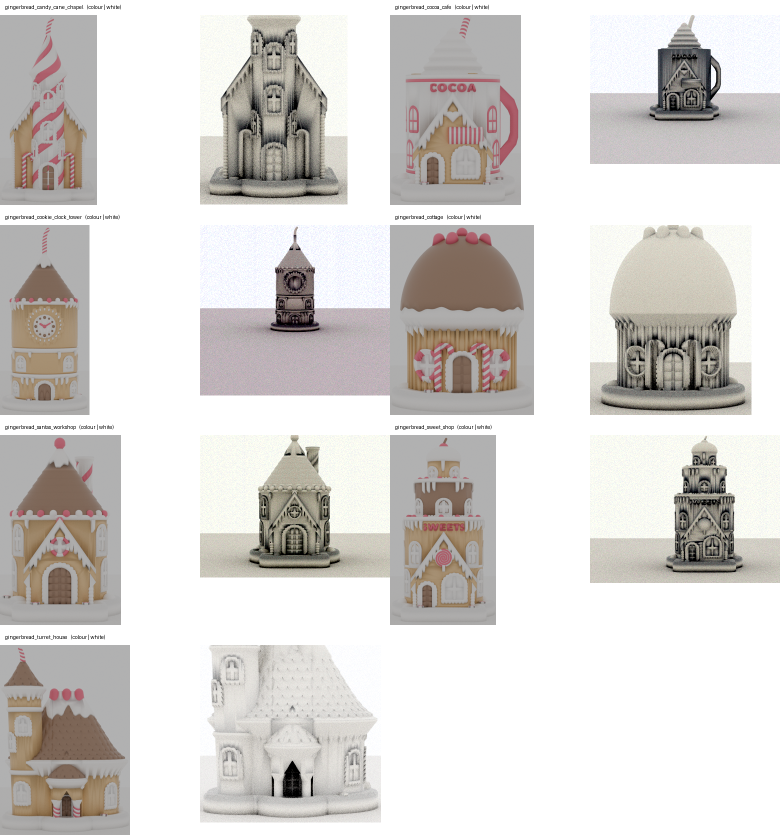
#> input picture openscad_models/christmas_village/listings/white_check/gingerbread_colour_vs_white.png, 1560 x 1680 px (shown at 1/2 size)
$ python -i final_cdn_cleanup.py   (imports and definitions only)
#> lines starting #> are read from the running program, lines starting #| are printed output that depends on the picture
#!/usr/bin/env python3
"""
Final CDN cleanup — delete the 4 bad fill_all photos (whats_included/art_raw/
frame_options/closeup using empty-room art) that are still on 25 CDN listings,
then fill each listing up to 10 photos using the hero image.

Run ONCE. Idempotent — skips any ID that no longer exists on the listing.
"""

import sys, time, json
from pathlib import Path
from PIL import Image, ImageDraw, ImageFont, ImageFilter

sys.path.insert(0, str(Path(__file__).parent))
from dotenv import load_dotenv
# [1 line not run here, left out]
from etsy_api import EtsyAPIClient, EtsyAPIError

TMP   = Path("/tmp/final_cdn_cleanup")
# [1 line not run here, left out]

BG    = (253, 251, 247)
DARK  = (44, 44, 44)
FONT_BOLD = "/usr/share/fonts/truetype/dejavu/DejaVuSans-Bold.ttf"
FONT_REG  = "/usr/share/fonts/truetype/dejavu/DejaVuSans.ttf"

# ── Bad image IDs from fill_all second run (ranks 7-10 using empty-room art) ──
# Ranks 4-6 were already deleted by fix_cdn. Only ranks 7-10 remain bad.
BAD_IDS = {
    4513713044: [8146393629, 8098489962, 8146393949, 8098490372],
    4513713106: [8146394831, 8146394971, 8098491400, 8146395317],
    4513713142: [8098492080, 8098492228, 8146396185, 8098492512],
    4515672588: [8146415409, 8098511232, 8098511448, 8098511616],
    4515672864: [8098512352, 8098512476, 8098512626, 8146416963],
    4515672972: [8098514600, 8098514710, 8146418999, 8098515014],
    4515673064: [8146419711, 8146419901, 8098516034, 8146420187],
    4515673288: [8098516746, 8146420901, 8098517048, 8146421283],
    4515673500: [8098517954, 8098518110, 8098518302, 8146422339],
    4515673828: [8098518976, 8146422947, 8098519222, 8146423199],
    4515673940: [8098520066, 8146423833, 8146423939, 8146424063],
    4515674144: [8146424763, 8146424887, 8146425051, 8098521464],
    4515674250: [8098522186, 8098522304, 8098522504, 8146426289],
    4515674340: [8146426809, 8146426977, 8146427127, 8098523624],
    4515674486: [8146427877, 8098524472, 8146428167, 8098524784],
    4515674594: [8098525440, 8098525530, 8146429145, 8146429279],
    4515674696: [8098526376, 8146430031, 8098526674, 8146430345],
    4515676185: [8146436975, 8146437077, 8098533830, 8098533998],
    4515676711: [8098534642, 8098534738, 8098534864, 8146438385],
    4515676915: [8146438995, 8098535818, 8098535996, 8146439485],
    4515677081: [8098536818, 8146440313, 8098537140, 8098537268],
    4515677207: [8146441215, 8146441311, 8098538114, 8146441597],
    4515678828: [8146444183, 8146444323, 8098541060, 8146444591],
    4515678904: [8146445121, 8098541866, 8098542000, 8098542142],
    4515682265: [8146447415, 8098544148, 8146447773, 8098544504],
}

import urllib.request


def _fonts():
    def tf(p, s):
        try:    return ImageFont.truetype(p, s)
        except: return ImageFont.load_default()
    return {
        "h1":    tf(FONT_BOLD, 52),
        "h2":    tf(FONT_BOLD, 36),
        "body":  tf(FONT_REG,  28),
        "sm":    tf(FONT_REG,  22),
        "label": tf(FONT_BOLD, 26),
    }


# [82 lines left out: functions download_hero, make_art_raw, make_frame_options, not called in this run]


def make_closeup(art_path: Path, out: Path) -> bool:
#> called with out = 'out.png'
    try:
        F    = _fonts()
        art  = Image.open(art_path).convert("RGB")
#> art is the input picture: PIL image 1560x1680 RGB; mean R, G, B 215.5, 212.5, 209.7
        aw, ah = art.size
#> aw = 1560; ah = 1680
        cx, cy = aw // 2, ah // 2
#> cx = 780; cy = 840
        cw, ch = int(aw * 0.70), int(ah * 0.70)
#> cw = 1092; ch = 1176
        crop   = art.crop((cx - cw // 2, cy - ch // 2, cx + cw // 2, cy + ch // 2))
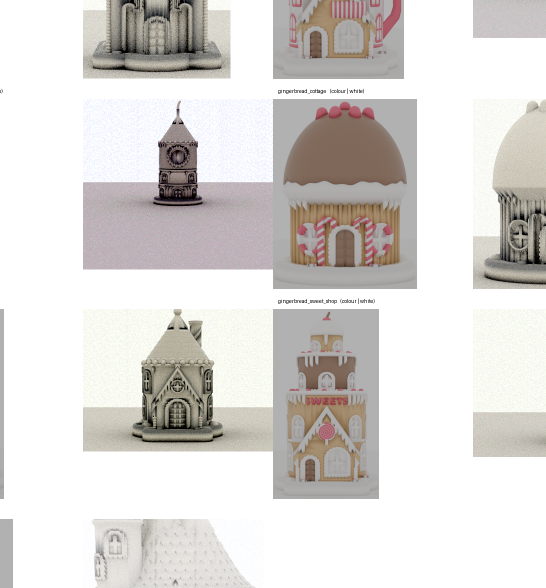
#> crop: PIL image 1092x1176 RGB (shown at 1/2 size); mean R, G, B 219.4, 216.4, 213.8
        crop   = crop.filter(ImageFilter.UnsharpMask(radius=1.5, percent=120, threshold=2))
        W = H  = 2400
        canvas = Image.new("RGB", (W, H), BG)
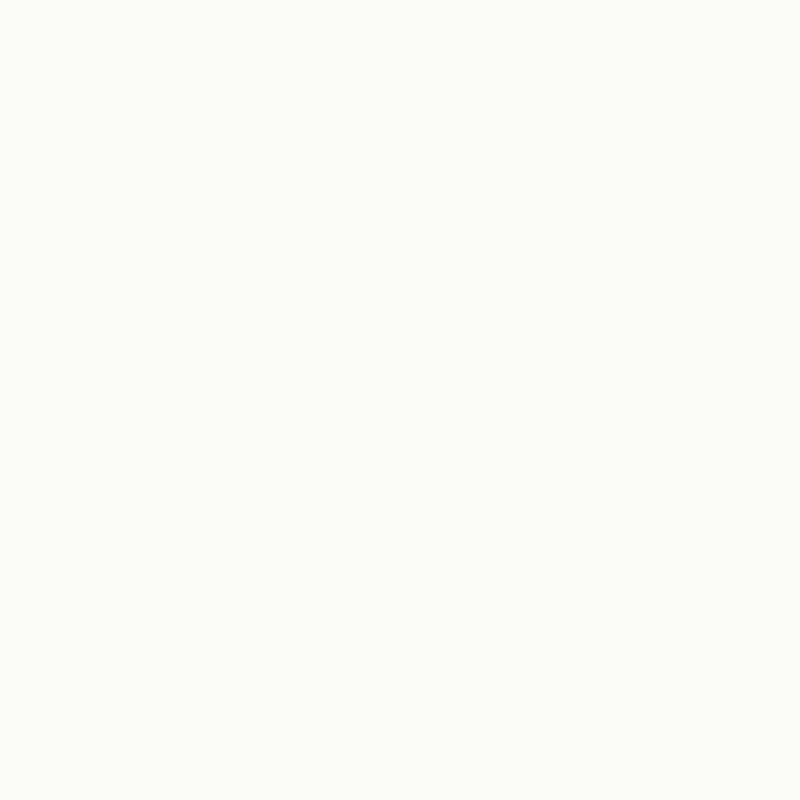
#> canvas: PIL image 2400x2400 RGB (shown at 1/3 size); mean R, G, B 253, 251, 247
        tw, th = crop.size
#> tw = 1092; th = 1176
        scale  = min((W - 120) / tw, (H - 200) / th)
#> scale = 1.87
        nw, nh = int(tw * scale), int(th * scale)
#> nw = 2042; nh = 2200
        resized = crop.resize((nw, nh), Image.LANCZOS)
        ox = (W - nw) // 2
#> ox = 179
        oy = (H - nh) // 2 - 30
#> oy = 70
        canvas.paste(resized, (ox, oy))
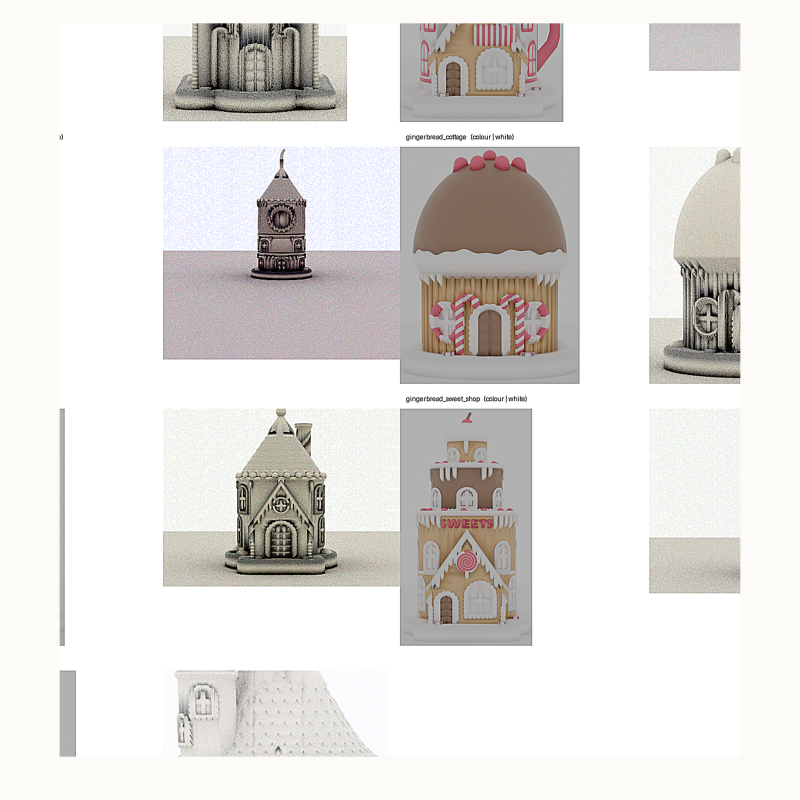
#> canvas: PIL image 2400x2400 RGB (shown at 1/3 size); mean R, G, B 226.2, 223.5, 220.9
        badge = "300 DPI · Fine Art Print"
        draw  = ImageDraw.Draw(canvas)
        bbox  = draw.textbbox((0, 0), badge, font=F["body"])
#> bbox = (0, 5, 317, 26)
        bw, bh = bbox[2] - bbox[0] + 40, bbox[3] - bbox[1] + 20
#> bw = 357; bh = 41
        bx    = (W - bw) // 2
#> bx = 1021
        by_   = oy + nh + 24
#> by_ = 2294
        draw.rounded_rectangle([bx, by_, bx + bw, by_ + bh], radius=10, fill=(139, 110, 80))
        draw.text((bx + 20, by_ + 10), badge, font=F["body"], fill=(255, 255, 255))
        canvas.save(str(out), "JPEG", quality=92)
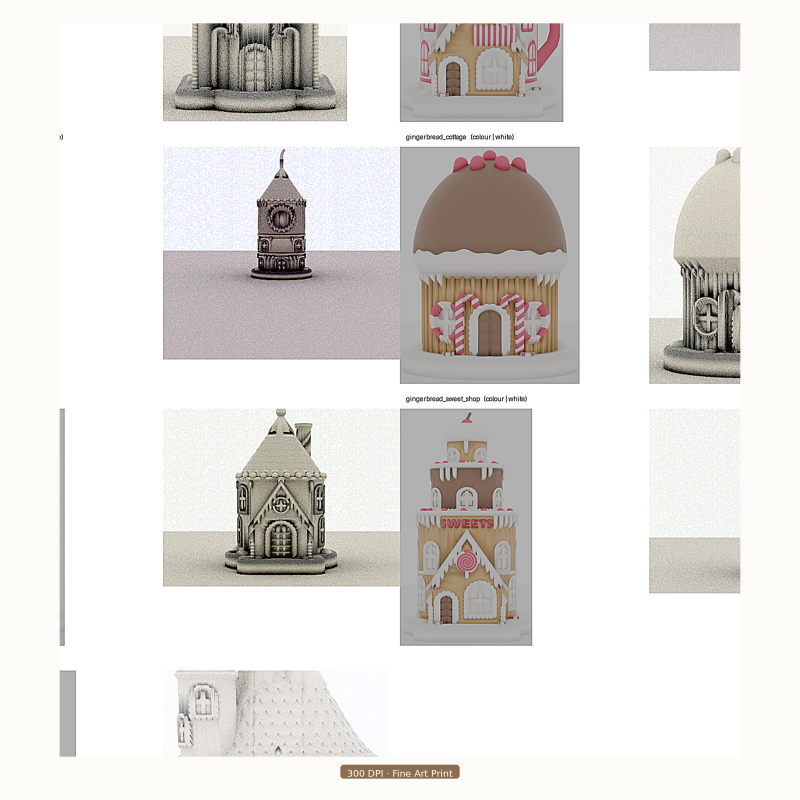
#> saved as out.png: PIL image 2400x2400 RGB (shown at 1/3 size); mean R, G, B 225.9, 223.2, 220.5
        return True
    except Exception as e:
        print(f"    [WARN] closeup failed: {e}")
        return False


# [167 lines left out: functions make_whats_included, upload_img, main, not called in this run]


# [2 lines not run here, left out]

>>> result = make_closeup('../../openscad_models/christmas_village/listings/white_check/gingerbread_colour_vs_white.png', 'out.png')
